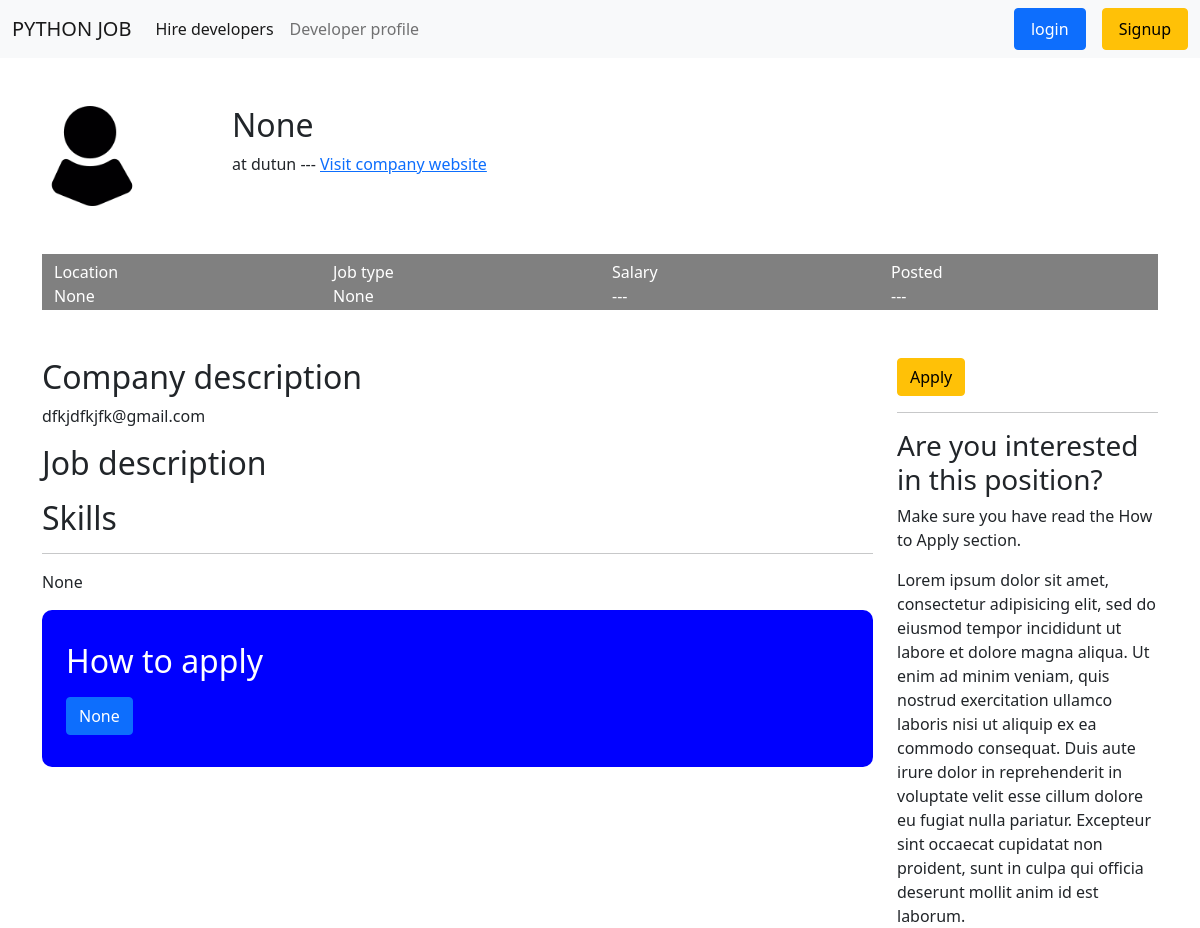
The page /job_detail/6/ on the database its author committed.
### jobs/models.py (models this page shows, shortened)
class Company_detail(models.Model):
    user = models.OneToOneField(User, null=True, blank=True, on_delete=models.CASCADE, related_name = 'text_content')
    Company_name = models.CharField(max_length=100, null=True, blank=True)
    Company_logo= models.ImageField(upload_to='images/', null=True,default="images/profile1.png", blank=True)
    Company_Describe = models.TextField( null=True, blank=True)
    website = models.CharField(max_length=200, null=True, blank=True)
    Job_title = models.CharField(max_length=100, null=True, blank=True  )
    Job = models.CharField(max_length=100, null=True, choices=Job_type, blank=True)
    Level_of_seniority = models.CharField(max_length=100, null=True, choices=Level, blank=True)
    Job_description = models.TextField(null=True, blank=True)
    short_Job_description = models.CharField(max_length=100, null=True,blank=True)
    How_to_apply = models.TextField(null=True, blank=True)
    Application_target = models.CharField(max_length=200,blank=True, null=True)
    Location = models.CharField(max_length=100, null=True,blank=True )
    tags = models.ManyToManyField(Tag, blank=True,)

### jobs/views.py (the view)
# urls.py: path('job_detail/<str:pk_test>/', views.job_detail, name="job_detail"),
def job_detail(request, pk_test):
    job = Company_detail.objects.get(id=pk_test)
    print('working ')
    print(job.Company_name)
    url_s = job.Application_target
    print(url_s)
    context =  {'job':job,'url_s':url_s}
    return render(request, 'jobdetail_page.html', context)

### templates/jobdetail_page.html (shortened to what this page needs)
{% extends 'base.html' %}
{% block content %}
{% load static %}
<section class="container">
    <div class="post1">
        <div class="row">
            <div class="col-sm-2">
              <img src="{{job.Company_logo.url}}" width="100">
            </div>
            <div class="col-sm-8">
              <h2>{{job.Job_title}} </h2>
              <p> at {{job.Company_name}} --- <a href="{{job.website}} ">Visit company website</a>  </p>
            </div>
        </div>
      </div>
    <div class="post2">
        <div class="container">
          <div class="row">
            <div class="col-sm-3">
              <p>Location</p>
              <p>{{job.Location}}</p>
            </div>
            <div class="col-sm-3">
              <p>  Job type</p>
              <p>{{job.Job}}</p>
            </div>
            <div class="col-sm-3">
              <p>Salary</p>
              <p>---</p>
            </div>
            <div class="col-sm-3">
              <p>Posted</p>
              <p>---</p>
            </div>
          </div>
        </div>
      </div>
<div class="post_body ">
    <div class="row">
      <div class="col-sm-9">
        <div class="post_body1">
          <h2>Company description</h2>
              <p>
                  {{job.Company_Describe}}
              </p>
        </div>
        <div class="post_body2">
          <h2>Job description</h2>
        </div>
        <div class="post_body3">
          <h2>Skills</h2>
          <hr>
              <p>
                 {{job.Level_of_seniority}}
              </p>
        </div>
        <div class="post5">
            <div class="container">
              <h2>How to apply</h2>
                  <a class="btn btn-primary" href="{{job.Application_target}}">{{url_s}}</a>
                </div>
        </div>
      </div>
<div class="col-sm-3">
    <div>
      <a class="btn btn-warning" href="{{job.Application_target}}">Apply  </a>
      <hr>
      <h3>Are you interested in this position?</h3>
      <p>Make sure you have read the How to Apply section.</p>
    </div>
      Lorem ipsum dolor sit amet, consectetur adipisicing elit, sed do eiusmod
      tempor incididunt ut labore et dolore magna aliqua. Ut enim ad minim veniam,
      quis nostrud exercitation ullamco laboris nisi ut aliquip ex ea commodo
      consequat. Duis aute irure dolor in reprehenderit in voluptate velit esse
      cillum dolore eu fugiat nulla pariatur. Excepteur sint occaecat cupidatat non
      proident, sunt in culpa qui officia deserunt mollit anim id est laborum.
  </div>
</div>
</div>
</section>
{% endblock content %}

### static/css/style.css (style rules this page uses)
.post1 { margin-top: 3em; margin-bottom: 3em; }
.post2 { background: grey; margin-bottom: 3em; color: white; }
.post2 div div { padding-top: 2px; padding-bottom: 2px; }
.post2 div div p { margin-bottom: -4px; padding-top: 2px; padding-bottom: 2px; }
.post5 { border-radius: 10px; background: blue; color: white; margin-bottom: 3em; padding-bottom: 2em; padding-top: 2em; }

### rows shown on the page
Company_detail: Company_logo (picture), Job_title "None", Company_name "dutun", Location "None", Job "None", Company_Describe "dfkjdfkjfk@gmail.com", Level_of_seniority "None"

### other values the page prints
{{ url_s }} "None"
